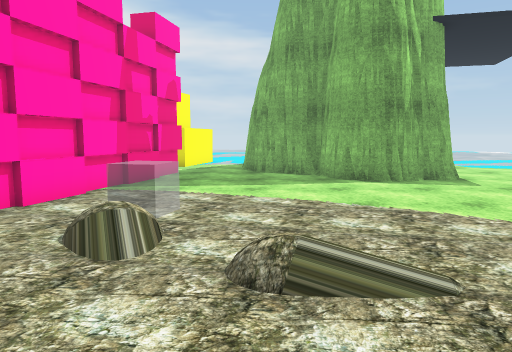
view 1 (above)

20 first-person views from a walk through a 3-D level made in the Unity game engine. The camera is 1.5 m above the floor, tilts 6° down and sees 70° across. The floor is counted in squares, 1 m on a side. Each view is taken from the middle of a square. On the plan, view 1 faces up. The plan holds only what a view shows up to about 16 squares ahead; the rest is blank. The place goes on beyond the plan. The player is left out. Some surface patterns are stand-ins.

view 2
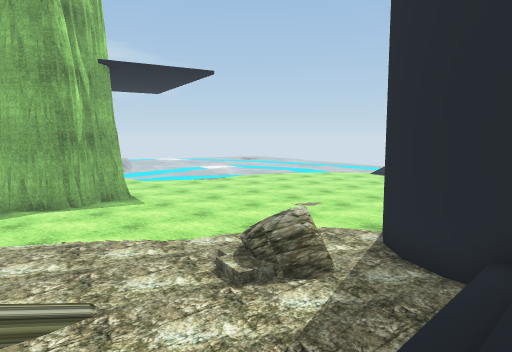

view 3
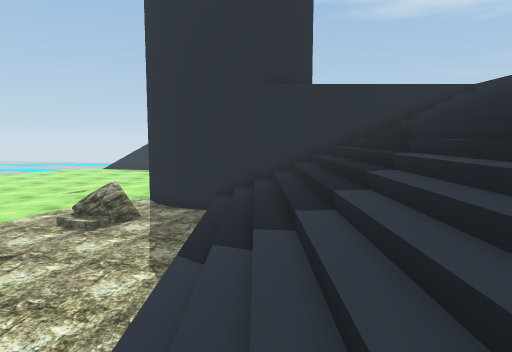

view 4
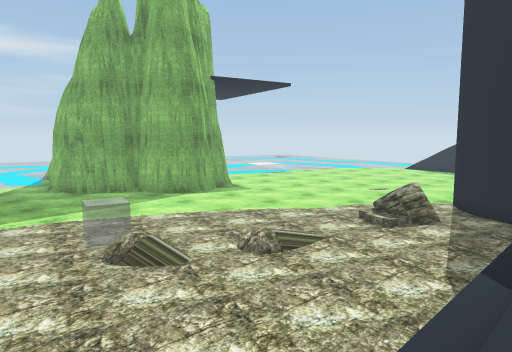

view 5
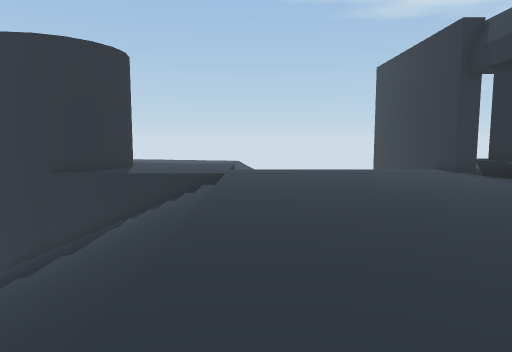

view 6
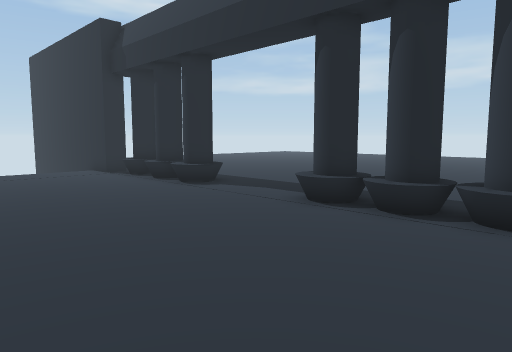

view 7
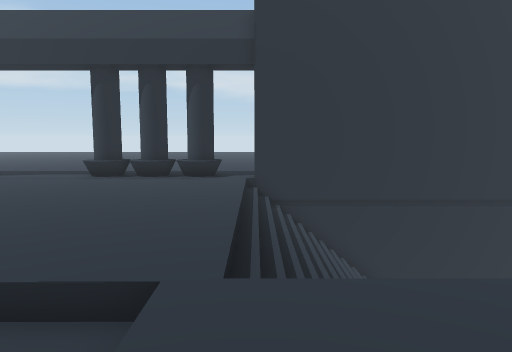

view 8
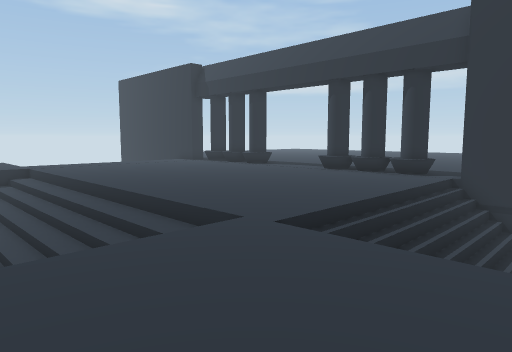

view 9
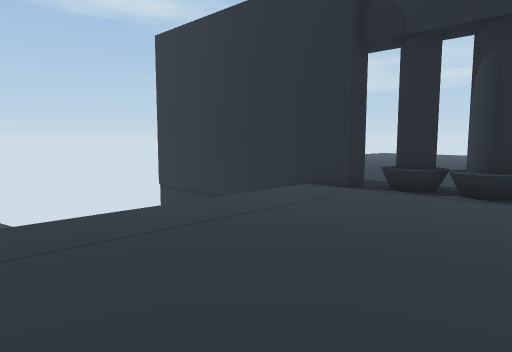

view 10
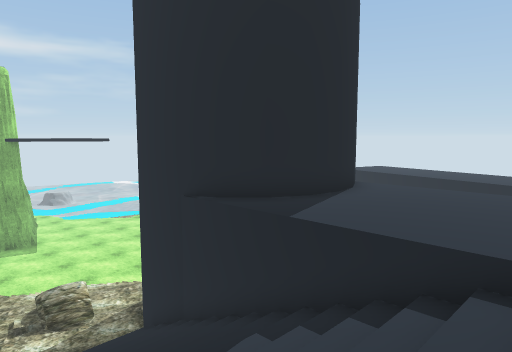

view 11
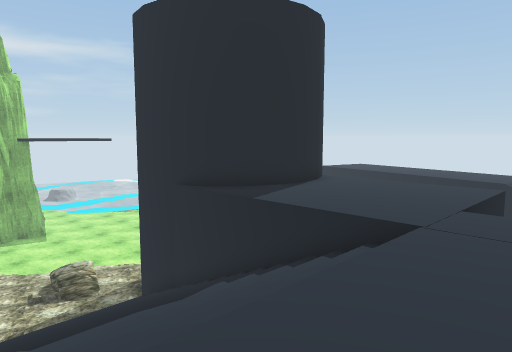

view 12
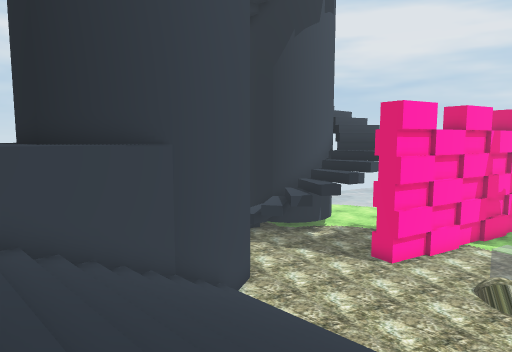

view 13
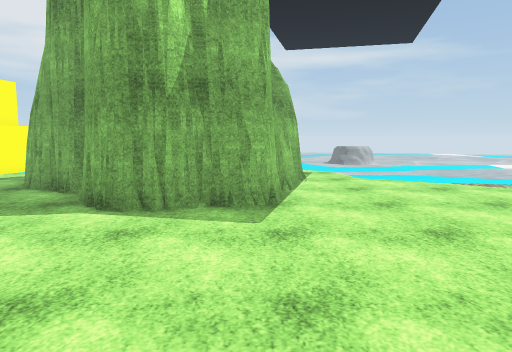

view 14
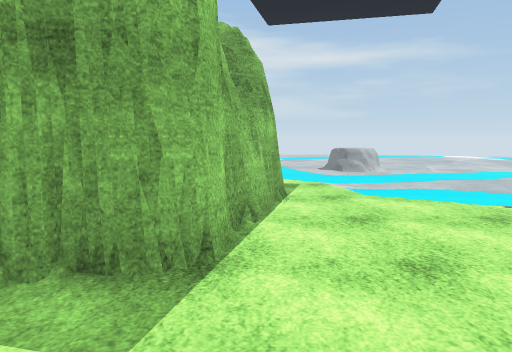

view 15
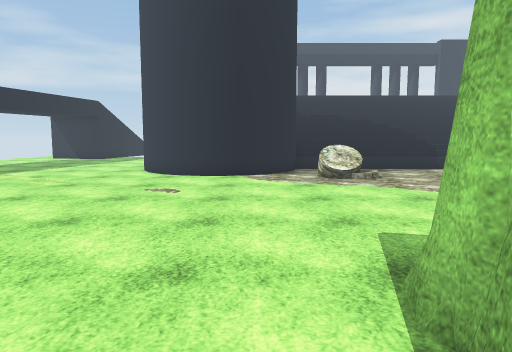

view 16
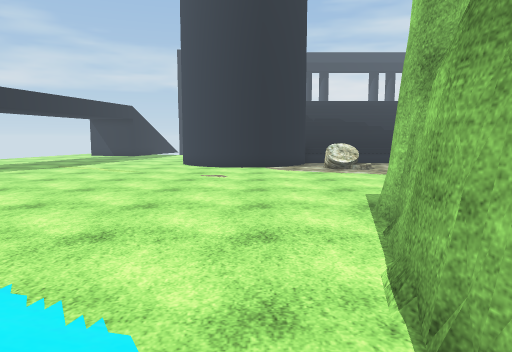

view 17
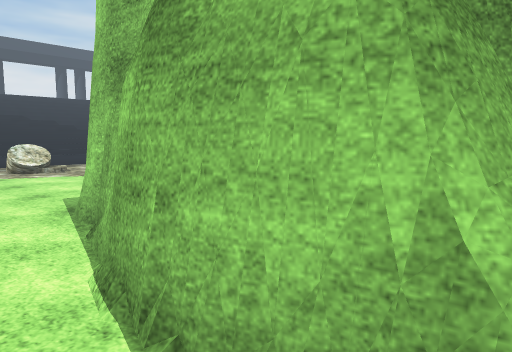

view 18
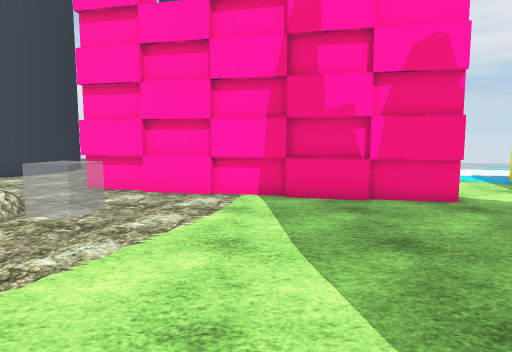

view 19
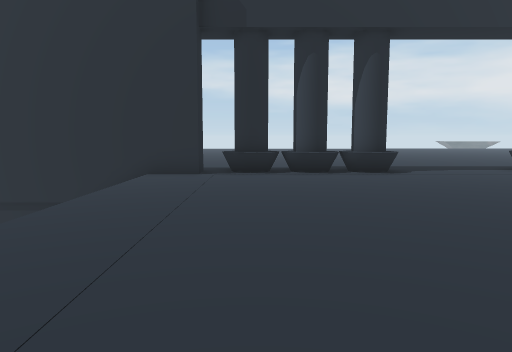

view 20
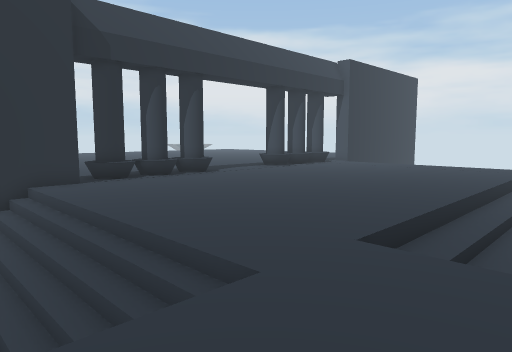

### Floor plan
Key: @ floor where view 1 was taken; # wall or solid block; . main floor; : floor 4.5 m higher than the main floor; / step, stairs or slope; = window, fence, low wall or low ledge; v drop or lower ground; O other object.
Columns run from 14 left of view 1 to 13 right of it. Each row starts with its distance up from view 1.
 21    ...    OO          #.....
 20    ....O   O          #.....
 19     ....   ..         ##....
 18       ....  ..        ##....
 17         ......        #.....
 16           ....###     #.....
 15           #.....##   ##.....
 14           #......#   #......
 13           #......#####......
 12          ##.................
 11          ##.................
 10          #..................
  9          #..................
  8          #.. ...............
  7       ..##.  ...............
  6      ...#...O...............
  5     #.......O...............
  4    #..........//............
  3    #...............O ...##..
  2    ###.............OO..#####
  1      ##...............##   #
  0       #.......@......##
 -1       #//////////////#
 -2       #//////////////##
 -3      ##////////////// ##
 -4  ######///////////////:#####
 -5  : :::v///////////////:::::
 -6    :::v///// /////////:::::
 -7   ::::=   ////////////:::::
 -8   ::::=  /////////////:::::
 -9   ::::////////////////:::::
-10   ////:::::::::::::::::////
-11      /:::::::::::::::::///
-12     //:::::::::::::::::///
-13     //:::::::::::::::::///
-14    ///:::::::::::::::::///
-15    ///:::::::::::::::::///
-16   ////:::::::::::::::::///
-17   ////::::::::::::::::://
-18   ////::::::::::::::::://
-19  /////::::::::::::::::://
-20 ######:#=#=#=:::=##=#=######

Where each view was taken, in squares from view 1:
view 1: 0 up, 0 right, facing up
view 2: 2 down, 0 right, facing up-right
view 3: 2 down, 6 left, facing right
view 4: 2 down, 6 left, facing up-right
view 5: 11 down, 8 left, facing right
view 6: 13 down, 8 left, facing down-right
view 7: 6 down, 9 left, facing down
view 8: 5 down, 13 left, facing down-right
view 9: 10 down, 2 right, facing down-right
view 10: 10 down, 2 right, facing up-right
view 11: 12 down, 1 right, facing up-right
view 12: 7 down, 0 right, facing up-left
view 13: 5 up, 7 right, facing up
view 14: 9 up, 8 right, facing up
view 15: 17 up, 9 right, facing down
view 16: 21 up, 10 right, facing down
view 17: 21 up, 10 right, facing down-left
view 18: 11 up, 5 right, facing left
view 19: 9 down, 6 right, facing down
view 20: 7 down, 12 right, facing down-left
